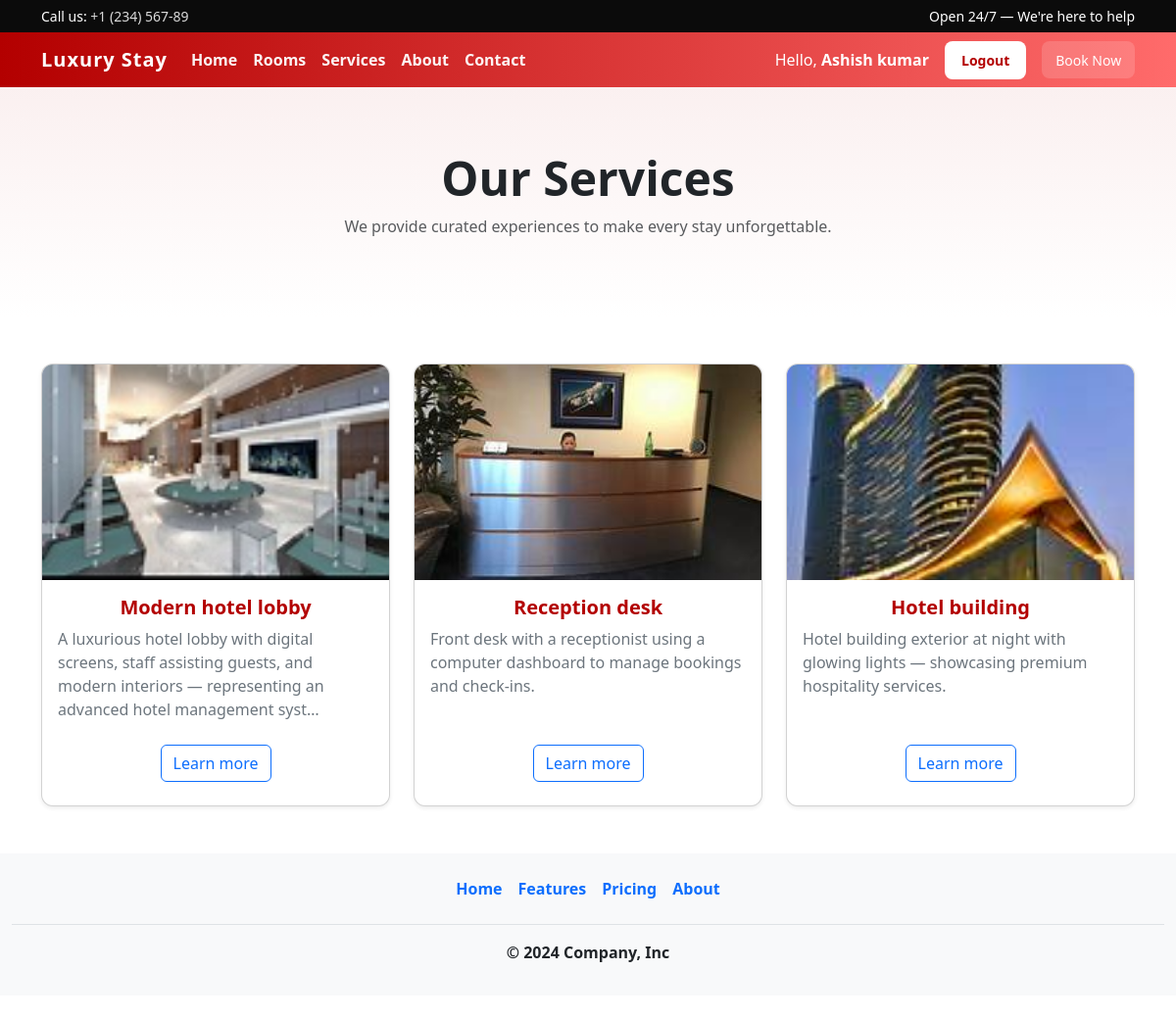
/Services/ (signed in), run on the app's committed database.
### service/models.py (models this page shows)
class service(models.Model):
 image=models.ImageField()
 header=models.CharField(max_length=200)
 des=models.CharField(max_length=400)

### service/views.py (the view)
# urls.py: path('Services/',Services)
def Services(request):
    servi=service.objects.all()
    return render(request,'Services.html',{"service":servi})

### templates/Services.html (shortened to what this page needs)
{%load static%} {%include 'Header.html'%}
<!DOCTYPE html>
<html lang="en">
  <head>
    <link href="https://cdn.jsdelivr.net/npm/bootstrap@5.3.0/dist/css/bootstrap.min.css" rel="stylesheet">
    <link rel="stylesheet" href="{% static 'css/style.css' %}">
  </head>
  <body>
    <div class="services-hero">
      <div class="container">
        <h1 class="display-5 fw-bold">Our Services</h1>
        <p class="text-muted mt-2">We provide curated experiences to make every stay unforgettable.</p>
      </div>
    </div>
    <div class="container mt-5">
      <div class="row">
        {% for c in service%}
        <div class="col-md-4 mb-4">
          <div class="card service-card shadow-sm h-100">
            <img src="/media/{{ c.image }}" class="service-img" alt="{{ c.header }}" />
            <div class="card-body">
              <h5 class="card-title service-title">{{ c.header }}</h5>
              <p class="card-text service-desc">{{ c.des|truncatechars:140 }}</p>
            </div>
            <div class="card-footer bg-transparent border-top-0 text-center mb-3">
              <a href="#" class="btn btn-outline-primary">Learn more</a>
            </div>
          </div>
        </div>
        {%endfor%}
        </div>
      </div>
  </body>
</html>
{%include 'Footer.html'%}

### static/css/style.css (style rules this page uses)
:root { --brand: #b30000; --accent: #ff6b6b; --muted: #6c757d; --card-shadow: 0 8px 24px rgba(0, 0, 0, 0.12); }
.service-card { border-radius: 12px; overflow: hidden; transition: transform 0.28s ease, box-shadow 0.28s ease; }
.service-card img { width: 100%; height: 220px; object-fit: cover; display: block; }
.service-title { font-weight: 700; color: var(--brand); }
.service-desc { color: var(--muted); }

### templates/Services.html (style rules this page uses)
body { background-color: #f8f9fa; }
.services-hero { padding:4rem 0; text-align:center; background:linear-gradient(180deg, rgba(179,0,0,0.06), rgba(255,255,255,0.02)); }
.service-card .card-body { min-height:130px }
.service-card h5 { text-align:center; font-weight:800; color:var(--brand); }
.service-img { height:240px; object-fit:cover; display:block; width:100%; }

### data on the page
service: image (picture), header "Modern hotel lobby", des "A luxurious hotel lobby with digital screens, staff assisting guests, and modern interiors — representing an advanced hotel management syst…"
service: image (picture), header "Reception desk", des "Front desk with a receptionist using a computer dashboard to manage bookings and check-ins."
service: image (picture), header "Hotel building", des "Hotel building exterior at night with glowing lights — showcasing premium hospitality services."

### other printed values
{{ request.session.user_name }} "Ashish kumar"
